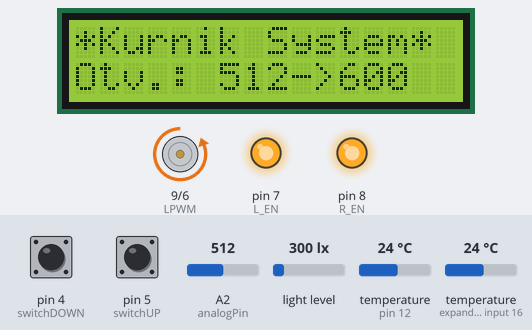
A sketch run on a simulated Arduino Uno, built with avr-gcc and run on an emulated ATmega328P. On the bench: 16×2 character LCD, motor-driver pin pairs drawn as motors (green arrow = first pin HIGH = forward, orange = second pin HIGH = backward, longer = more drive), output pins drawn as LEDs (lit = HIGH). Inputs (shaded band) come from the test bench; at power-on: A2 (analogPin) = 512, pin 5 (switchUP) LOW, pin 4 (switchDOWN) LOW, light level 300 lx, temperature (sensors on pin 12, expander input 16) 24 °C. The local clock reads 2024-03-15 10:24:30 at power-on unless the sketch sets it; what the sketch prints to the serial monitor is not drawn.

Above: at 3.5 s.
3.6 s: A2 (analogPin) set to 586
At 4.1 s:
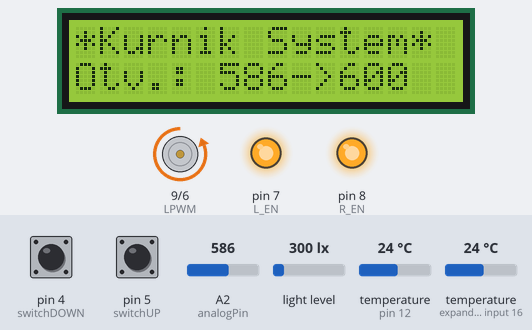
5.1 s: A2 (analogPin) set to 610
At 6.3 s:
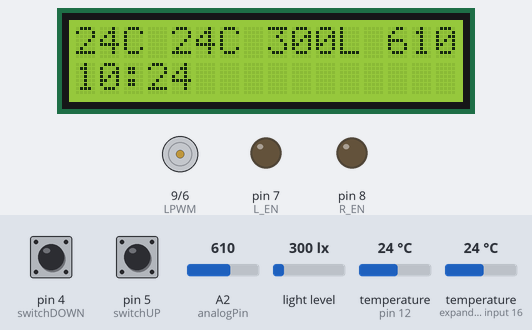
6.6 s: pin 5 (switchUP) pulled HIGH for 1 s
At 8.5 s:
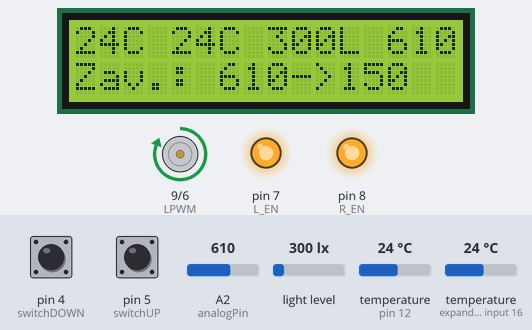
9.1 s: A2 (analogPin) set to 160
At 9.6 s:
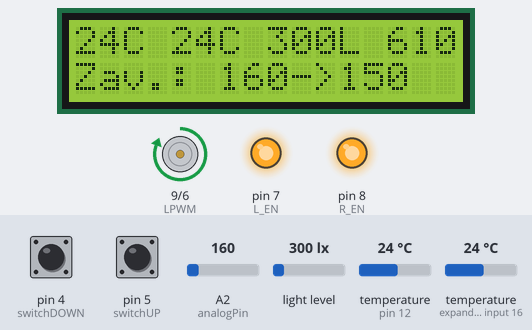
10.6 s: A2 (analogPin) set to 133
At 14.7 s:
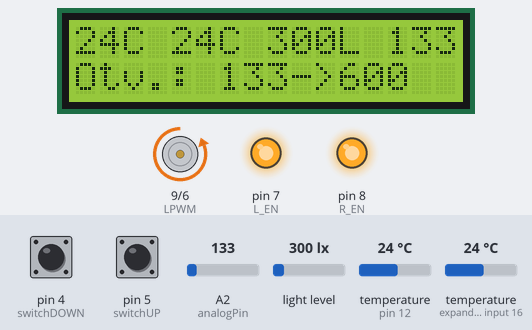
Timing chart, 0 to 15.3 s (numbered marks = the images above; inputs shaded):
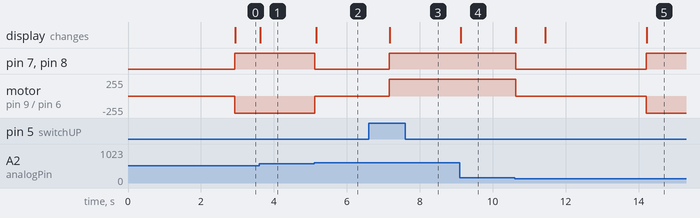

Measured:
- the behaviour switches between 599 and 600 on A2 (analogPin) (found by bisection; images 1 and 2)
- the behaviour switches between 151 and 150 on A2 (analogPin) (found by bisection; images 4 and 5)
- after the input at 3.6 s, the display: changes at once (image 1)
- after the input at 5.1 s, pin 7 (L_EN), pin 8 (R_EN): HIGH → LOW at once; motor on pin 9 (LPWM) / pin 6 (RPWM): backward 255/255 → stopped at once; the display: changes after 0.06 s (image 2)
- after the input at 6.6 s, pin 7 (L_EN), pin 8 (R_EN): LOW → HIGH after 0.56 s; motor on pin 9 (LPWM) / pin 6 (RPWM): stopped → forward 255/255 after 0.56 s; the display: changes after 0.57 s (image 3)
- after the input at 9.1 s, the display: changes at once (image 4)
- after the input at 10.6 s, pin 7 (L_EN), pin 8 (R_EN): HIGH → LOW at once, → HIGH 3.6 s later; motor on pin 9 (LPWM) / pin 6 (RPWM): forward 255/255 → stopped at once, → backward 255/255 3.6 s later; the display: first changes at once (image 5 shows a later state)

The sketch:

Kurnik_Final_Solution_V2.ino
```cpp
/*
 * Ovladani kurniku
 * Dallas v externi krabicce a luxmetr
 * Display 16x2 i2c
 * Plně manuální ovládání otočný spínačem + automat
 * RTC čas
 * Aktuálně běžící verze 27.10.2018
 */


#include <Wire.h>
#include "OneWire.h"
#include "DallasTemperature.h"

#include <LiquidCrystal_PCF8574.h>
LiquidCrystal_PCF8574 lcd(0x27);  // set the LCD address to 0x27 for a 16 chars and 2 line display

#define DS18B20 12 //digitální pin, kde je teploměr Dallas DS18B20
OneWire ourWire(DS18B20);
DallasTemperature sensors(&ourWire);

#include <BH1750.h>
BH1750 luxSenzor;

#include "RTClib.h"
RTC_DS1307 DS1307;


const int switchUP = 5;
const int switchDOWN = 4;
int switchSTATE1 = 0;
int switchSTATE2 = 0;
int pozadavek = 0;

int tout = 0;
int tin = 0;

int analogPin = 2;
int pozice = 0;
int prc = 0; //procenta povoleného vysunutí

int hm = 600;  //800, bezpečná horní mez pro dojezd pro přímo změřené hodnoty z potenciometru
int dm = 150;   //90,

int RPWM=6; //ok zelená
int LPWM=9; //ok červená
int L_EN=7; //ok černá
int R_EN=8; //ok bílá

int hodiny = 0;
int minuty = 0;


//*************************************************************************************
//*************************************************************************************
void setup() {

  Serial.begin(9600); // Debugging only
  Serial.println("Boot......");

  // put your setup code here, to run once:
  pinMode(switchUP, INPUT);
  pinMode(switchDOWN, INPUT);

  sensors.begin();
  luxSenzor.begin();

  Wire.begin();
  Wire.beginTransmission(0x27);
  lcd.begin(16, 2); // initialize the lcd

   //Boot info
   lcd.clear();
   lcd.setBacklight(1);
   lcd.home();
   lcd.setCursor(0, 0);
   lcd.print("*Kurnik System*");
   lcd.setCursor(7, 1);
   lcd.print("OK");

   pinMode(RPWM,OUTPUT);
   pinMode(LPWM,OUTPUT);
   pinMode(L_EN,OUTPUT);
   pinMode(R_EN,OUTPUT);
   digitalWrite(RPWM,LOW);
   digitalWrite(LPWM,LOW);
   digitalWrite(L_EN,LOW);
   digitalWrite(R_EN,LOW);
   delay(50);
   analogWrite(RPWM,0);
   analogWrite(LPWM,0);

    if (! DS1307.begin()) {
    Serial.println("Hodiny nejsou pripojeny!");
    while (1);
    }
    // kontrolu spuštění obvodu reálného času
    if (! DS1307.isrunning()) {
    Serial.println("Hodiny nejsou spusteny! Spoustim nyni..");
    }
    // následující příkaz v pořadí rok, měsíc, den, hodina, minuta, vteřina
    //DS1307.adjust(DateTime(2018, 10, 27, 14, 27, 22)); //Použije se jen jednou, pro nastavení


   delay(2000);


}
//*************************************************************************************
//*************************************************************************************

void loop() {

     DateTime datumCas = DS1307.now();
     hodiny = (datumCas.hour());
     minuty = (datumCas.minute());

    //Kontrola pozadavku na pozici dveri **********************************************
    int switchSTATE1 = digitalRead(switchUP);
    int switchSTATE2 = digitalRead(switchDOWN);

    if (switchSTATE1 == 1)
       {
        pozadavek = 1;
        zavrit();
       }
           else if (switchSTATE2 == 1)
           {
            pozadavek = 2;
            otevrit();
            }
              else
                 {
                 pozadavek = 0;
                 }

    //Mereni svetla *******************************************************************
    uint16_t lux = luxSenzor.readLightLevel();

    //Mereni teplot *******************************************************************
    sensors.requestTemperatures(); //nacti udaj o teplote z cidla
    tout = sensors.getTempCByIndex(0);//cislo uloz do promenne "t"
    tin = sensors.getTempCByIndex(1);//cislo uloz do promenne "t"


    // Pohyb dveri ********************************************************************

     if (pozadavek == 0)
         {

           if ((hodiny >= 4) && (hodiny <= 15) && (lux > 10))          //6h, 48 lux původní plán, 40 lux ráno v zimě pouští slepice pozdě.
               {
               otevrit();
               }

         else if ((hodiny >= 16) && (hodiny <= 23) && (lux < 1))       //20h, 3 lux
               {
               zavrit();
               }

          }


    // Vypis hodnot na LCD *************************************************************
      lcd.clear();
      lcd.setBacklight(1);
      lcd.home();

      lcd.setCursor(0, 0);
      lcd.print(tout); lcd.print("C ");
      //lcd.setCursor(5, 0);
      lcd.print(tin); lcd.print("C ");
      //lcd.setCursor(10, 0);
      lcd.print(lux); lcd.print("L ");
      lcd.print(pozice);


      lcd.setCursor(0, 1);
      lcd.print(hodiny); lcd.print(":"); lcd.print(minuty);

      lcd.setCursor(11, 1);
      //nic :-)

      //info po serialce
      pozice = analogRead(analogPin);
      Serial.print("Switch: "); Serial.print(pozadavek); Serial.print(" ");Serial.print(hodiny); Serial.print(":"); Serial.print(minuty);Serial.print("  Lux: "); Serial.print(lux); Serial.print("  Poz: "); Serial.println(pozice);

      delay(2000);
}


// **********************************************************************************
void otevrit()
{
  Serial.println("Otviram...");
  while(pozice < hm){
  digitalWrite(L_EN,HIGH);
  digitalWrite(R_EN,HIGH);
  analogWrite(RPWM,255);
  delay(1);
  pozice = analogRead(analogPin);
  Serial.println(pozice);
  lcd.setCursor(0, 1);
  lcd.print("Otv.: "); lcd.print(pozice); lcd.print("->"); lcd.print(hm); lcd.print(" ");
  }

  digitalWrite(L_EN,LOW);
  digitalWrite(R_EN,LOW);
  analogWrite(RPWM,0);
  //delay(1000*60);
}

// *********************************************************************************
void zavrit()
{
  Serial.println("Zaviram...");
  while(pozice > dm){
  digitalWrite(L_EN,HIGH);
  digitalWrite(R_EN,HIGH);
  analogWrite(LPWM,255);
  delay(1);
  pozice = analogRead(analogPin);
  Serial.println(pozice);
  lcd.setCursor(0, 1);
  lcd.print("Zav.: "); lcd.print(pozice); lcd.print("->"); lcd.print(dm); lcd.print(" ");
  }

  digitalWrite(L_EN,LOW);
  digitalWrite(R_EN,LOW);
  analogWrite(LPWM,0);
  //delay(1000*60);
}
```
